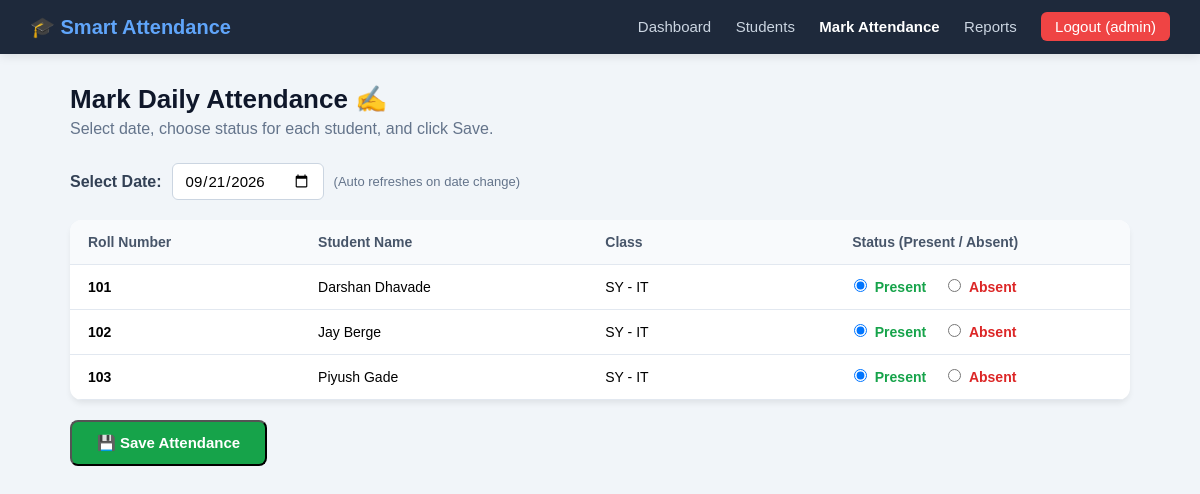
The app's page /attendance (signed in) with its own data.
### tables this page shows
CREATE TABLE students (
            id INTEGER PRIMARY KEY AUTOINCREMENT,
            roll_no TEXT UNIQUE NOT NULL,
            name TEXT NOT NULL,
            class_name TEXT NOT NULL,
            email TEXT
        );

CREATE TABLE attendance (
            id INTEGER PRIMARY KEY AUTOINCREMENT,
            student_id INTEGER NOT NULL,
            attendance_date TEXT NOT NULL,
            status TEXT NOT NULL,
            FOREIGN KEY (student_id) REFERENCES students (id),
            UNIQUE(student_id, attendance_date)
        );

### app.py (the view)
@app.route("/attendance", methods=["GET", "POST"])
def mark_attendance():
    if "user" not in session or session.get("role") != "admin":
        session.clear()
        return redirect(url_for("login"))
    conn = get_db_connection()
    message = None
    if request.method == "POST":
        attendance_date = request.form.get("attendance_date")
        students_list = conn.execute("SELECT id FROM students").fetchall()
        for student in students_list:
            sid = student["id"]
            status = request.form.get(f"status_{sid}", "Present")
            conn.execute("""
                INSERT INTO attendance (student_id, attendance_date, status)
                VALUES (?, ?, ?)
                ON CONFLICT(student_id, attendance_date) DO UPDATE SET status = excluded.status
            """, (sid, attendance_date, status))
        conn.commit()
        message = f"Attendance saved successfully for date: {attendance_date}"
        selected_date = attendance_date
    else:
        selected_date = request.args.get("date", date.today().strftime("%Y-%m-%d"))
    records = conn.execute(
        "SELECT student_id, status FROM attendance WHERE attendance_date = ?",
        (selected_date,)
    ).fetchall()
    existing_attendance = {row["student_id"]: row["status"] for row in records}
    students_list = conn.execute("SELECT * FROM students ORDER BY roll_no ASC").fetchall()
    conn.close()
    return render_template(
        "attendance.html",
        students=students_list,
        selected_date=selected_date,
        existing_attendance=existing_attendance,
        message=message
    )

### app.py (called while the page is built)
def get_db_connection():
    conn = sqlite3.connect(DATABASE)
    conn.row_factory = sqlite3.Row
    return conn

### templates/attendance.html (shortened to what this page needs)
<!DOCTYPE html>
<html lang="en">
<head>
    <link rel="stylesheet" href="{{ url_for('static', filename='style.css') }}">
</head>
<body class="dashboard-body">
    <nav class="navbar">
        <div class="nav-brand">🎓 Smart Attendance</div>
        <div class="nav-links">
            <a href="{{ url_for('dashboard') }}">Dashboard</a>
            <a href="{{ url_for('students') }}">Students</a>
            <a href="{{ url_for('mark_attendance') }}" class="active">Mark Attendance</a>
            <a href="{{ url_for('reports') }}">Reports</a>
            <a href="{{ url_for('logout') }}" class="logout-btn">Logout ({{ session['user'] }})</a>
        </div>
    </nav>
    <div class="container">
        <div class="header-section">
            <h2>Mark Daily Attendance ✍️</h2>
            <p>Select date, choose status for each student, and click Save.</p>
        </div>
        <form method="GET" action="{{ url_for('mark_attendance') }}" style="margin-bottom: 20px; display: flex; align-items: center; gap: 10px;">
            <label style="font-weight: bold; color: #334155;">Select Date:</label>
            <input type="date" name="date" value="{{ selected_date }}" onchange="this.form.submit()" style="padding: 8px 12px; border-radius: 6px; border: 1px solid #cbd5e1; font-size: 15px;">
            <span style="font-size: 13px; color: #64748b;">(Auto refreshes on date change)</span>
        </form>
        <form method="POST" action="{{ url_for('mark_attendance') }}">
            <div class="table-container">
                <table>
                    <thead>
                        <tr>
                            <th>Roll Number</th>
                            <th>Student Name</th>
                            <th>Class</th>
                            <th style="text-align: center;">Status (Present / Absent)</th>
                        </tr>
                    </thead>
                    <tbody>
                        {% for student in students %}
                        <tr>
                            <td><b>{{ student['roll_no'] }}</b></td>
                            <td>{{ student['name'] }}</td>
                            <td>{{ student['class_name'] }}</td>
                            <td style="text-align: center;">
                                {% set status = existing_attendance.get(student['id'], 'Present') %}
                                <label style="margin-right: 18px; cursor: pointer;">
                                    <input type="radio" name="status_{{ student['id'] }}" value="Present" {% if status == 'Present' %}checked{% endif %}>
                                    <span style="color: #16a34a; font-weight: bold; margin-left: 4px;">Present</span>
                                </label>
                                <label style="cursor: pointer;">
                                    <input type="radio" name="status_{{ student['id'] }}" value="Absent" {% if status == 'Absent' %}checked{% endif %}>
                                    <span style="color: #dc2626; font-weight: bold; margin-left: 4px;">Absent</span>
                                </label>
                            </td>
                        </tr>
                        {% else %}
                        <tr>
                            <td colspan="4" style="text-align: center; color: #64748b; padding: 25px;">
                                No students found. Pehle <a href="{{ url_for('add_student') }}">Add Student</a> karein!
                            </td>
                        </tr>
                        {% endfor %}
                    </tbody>
                </table>
            </div>
            {% if students %}
            <div style="margin-top: 20px;">
                <button type="submit" class="btn btn-success" style="font-size: 15px; padding: 12px 25px;">
                    💾 Save Attendance
                </button>
            </div>
            {% endif %}
        </form>
    </div>
</body>
</html>

### static/style.css (style rules this page uses)
* { margin: 0; padding: 0; box-sizing: border-box; font-family: Arial, sans-serif; }
body { min-height: 100vh; background: linear-gradient(135deg, #172554, #2563eb); display: flex; justify-content: center; align-items: center; }
body.dashboard-body { display: block; min-height: 100vh; background: #f1f5f9; }
.navbar { background: #1e293b; color: white; padding: 15px 30px; display: flex; justify-content: space-between; align-items: center; box-shadow: 0 2px 10px rgba(0,0,0,0.1); }
.nav-brand { font-size: 20px; font-weight: bold; color: #60a5fa; }
.nav-links a { color: #cbd5e1; text-decoration: none; margin-left: 20px; font-size: 15px; transition: 0.2s; }
.nav-links a:hover, .nav-links a.active { color: #ffffff; font-weight: bold; }
.nav-links .logout-btn { background: #ef4444; padding: 6px 14px; border-radius: 6px; color: white !important; }
.container { max-width: 1100px; margin: 30px auto; padding: 0 20px; }
.header-section { margin-bottom: 25px; }
.header-section h2 { color: #0f172a; font-size: 26px; }
.header-section p { color: #64748b; margin-top: 5px; }
.btn { padding: 10px 18px; border-radius: 8px; text-decoration: none; font-weight: bold; font-size: 14px; color: white; transition: 0.2s; }
.btn-success { background: #16a34a; }
.table-container { background: white; border-radius: 12px; box-shadow: 0 4px 6px -1px rgba(0,0,0,0.08); overflow-x: auto; }
table { width: 100%; border-collapse: collapse; text-align: left; }
table th, table td { padding: 14px 18px; border-bottom: 1px solid #e2e8f0; font-size: 14px; }
table th { background: #f8fafc; color: #475569; font-weight: 600; }

### records on screen
students: roll_no "101", name "Darshan Dhavade", class_name "SY - IT", id "☑ Present", id "☐ Absent"
students: roll_no "102", name "Jay Berge", class_name "SY - IT", id "☑ Present", id "☐ Absent"
students: roll_no "103", name "Piyush Gade", class_name "SY - IT", id "☑ Present", id "☐ Absent"

### other values on screen
{{ session['user'] }} "admin"
